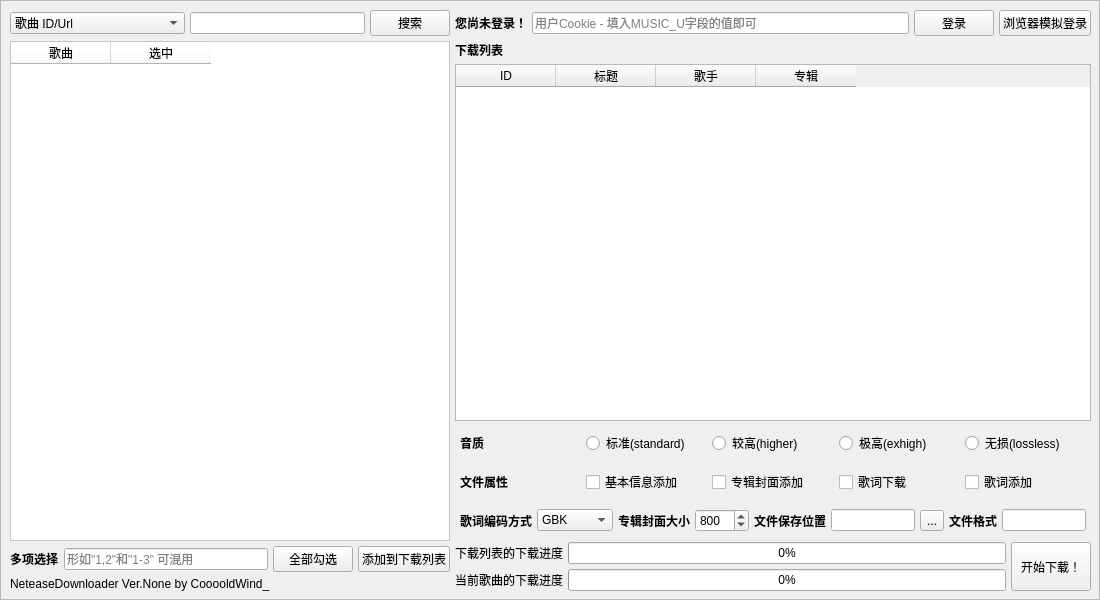
<?xml version="1.0" encoding="UTF-8"?>
<ui version="4.0">
 <class>MainWindow</class>
 <widget class="QMainWindow" name="MainWindow">
  <property name="geometry">
   <rect>
    <x>0</x>
    <y>0</y>
    <width>1100</width>
    <height>600</height>
   </rect>
  </property>
  <property name="sizePolicy">
   <sizepolicy hsizetype="Expanding" vsizetype="Expanding">
    <horstretch>0</horstretch>
    <verstretch>0</verstretch>
   </sizepolicy>
  </property>
  <property name="maximumSize">
   <size>
    <width>1100</width>
    <height>600</height>
   </size>
  </property>
  <property name="windowTitle">
   <string>NeteaseDownloader</string>
  </property>
  <widget class="QWidget" name="centralWidget">
   <property name="sizePolicy">
    <sizepolicy hsizetype="Expanding" vsizetype="Expanding">
     <horstretch>0</horstretch>
     <verstretch>0</verstretch>
    </sizepolicy>
   </property>
   <property name="minimumSize">
    <size>
     <width>1100</width>
     <height>600</height>
    </size>
   </property>
   <property name="maximumSize">
    <size>
     <width>16777215</width>
     <height>16777215</height>
    </size>
   </property>
   <widget class="QFrame" name="mainFrame">
    <property name="geometry">
     <rect>
      <x>0</x>
      <y>0</y>
      <width>1100</width>
      <height>600</height>
     </rect>
    </property>
    <property name="sizePolicy">
     <sizepolicy hsizetype="Expanding" vsizetype="Expanding">
      <horstretch>0</horstretch>
      <verstretch>0</verstretch>
     </sizepolicy>
    </property>
    <property name="minimumSize">
     <size>
      <width>1100</width>
      <height>600</height>
     </size>
    </property>
    <property name="maximumSize">
     <size>
      <width>16777215</width>
      <height>16777215</height>
     </size>
    </property>
    <property name="frameShape">
     <enum>QFrame::Shape::StyledPanel</enum>
    </property>
    <property name="frameShadow">
     <enum>QFrame::Shadow::Raised</enum>
    </property>
    <widget class="QWidget" name="horizontalLayoutWidget">
     <property name="geometry">
      <rect>
       <x>0</x>
       <y>0</y>
       <width>1101</width>
       <height>601</height>
      </rect>
     </property>
     <layout class="QHBoxLayout" name="mainHorizontalLayout" stretch="2,3">
      <property name="spacing">
       <number>5</number>
      </property>
      <property name="sizeConstraint">
       <enum>QLayout::SizeConstraint::SetNoConstraint</enum>
      </property>
      <property name="leftMargin">
       <number>10</number>
      </property>
      <property name="topMargin">
       <number>10</number>
      </property>
      <property name="rightMargin">
       <number>10</number>
      </property>
      <property name="bottomMargin">
       <number>10</number>
      </property>
      <item>
       <layout class="QVBoxLayout" name="leftVerticalLayout">
        <property name="spacing">
         <number>5</number>
        </property>
        <property name="sizeConstraint">
         <enum>QLayout::SizeConstraint::SetNoConstraint</enum>
        </property>
        <property name="leftMargin">
         <number>0</number>
        </property>
        <property name="topMargin">
         <number>0</number>
        </property>
        <property name="rightMargin">
         <number>0</number>
        </property>
        <property name="bottomMargin">
         <number>0</number>
        </property>
        <item>
         <layout class="QHBoxLayout" name="searchLayout">
          <property name="spacing">
           <number>5</number>
          </property>
          <property name="leftMargin">
           <number>0</number>
          </property>
          <property name="topMargin">
           <number>0</number>
          </property>
          <property name="rightMargin">
           <number>0</number>
          </property>
          <property name="bottomMargin">
           <number>0</number>
          </property>
          <item>
           <widget class="QComboBox" name="searchComboBox">
            <property name="sizePolicy">
             <sizepolicy hsizetype="Preferred" vsizetype="Fixed">
              <horstretch>0</horstretch>
              <verstretch>0</verstretch>
             </sizepolicy>
            </property>
            <item>
             <property name="text">
              <string>歌曲 ID/Url</string>
             </property>
            </item>
            <item>
             <property name="text">
              <string>歌单 ID/Url</string>
             </property>
            </item>
            <item>
             <property name="text">
              <string>搜索歌曲</string>
             </property>
            </item>
            <item>
             <property name="text">
              <string>搜索歌单</string>
             </property>
            </item>
           </widget>
          </item>
          <item>
           <widget class="QLineEdit" name="searchLineEdit">
            <property name="sizePolicy">
             <sizepolicy hsizetype="Preferred" vsizetype="Fixed">
              <horstretch>0</horstretch>
              <verstretch>0</verstretch>
             </sizepolicy>
            </property>
            <property name="maxLength">
             <number>500</number>
            </property>
           </widget>
          </item>
          <item>
           <widget class="QPushButton" name="searchButton">
            <property name="sizePolicy">
             <sizepolicy hsizetype="Fixed" vsizetype="Fixed">
              <horstretch>0</horstretch>
              <verstretch>0</verstretch>
             </sizepolicy>
            </property>
            <property name="text">
             <string>搜索</string>
            </property>
           </widget>
          </item>
         </layout>
        </item>
        <item>
         <widget class="QTableWidget" name="resultTableWidget">
          <property name="minimumSize">
           <size>
            <width>440</width>
            <height>0</height>
           </size>
          </property>
          <property name="styleSheet">
           <string notr="true">background-color: white;</string>
          </property>
          <property name="frameShape">
           <enum>QFrame::Shape::StyledPanel</enum>
          </property>
          <property name="frameShadow">
           <enum>QFrame::Shadow::Plain</enum>
          </property>
          <property name="lineWidth">
           <number>0</number>
          </property>
          <property name="editTriggers">
           <set>QAbstractItemView::EditTrigger::NoEditTriggers</set>
          </property>
          <property name="dragDropOverwriteMode">
           <bool>true</bool>
          </property>
          <property name="showGrid">
           <bool>false</bool>
          </property>
          <property name="cornerButtonEnabled">
           <bool>false</bool>
          </property>
          <column>
           <property name="text">
            <string>歌曲</string>
           </property>
          </column>
          <column>
           <property name="text">
            <string>选中</string>
           </property>
          </column>
         </widget>
        </item>
        <item>
         <layout class="QVBoxLayout" name="welcomeLayout">
          <property name="leftMargin">
           <number>0</number>
          </property>
          <property name="topMargin">
           <number>0</number>
          </property>
          <property name="rightMargin">
           <number>0</number>
          </property>
          <property name="bottomMargin">
           <number>0</number>
          </property>
         </layout>
        </item>
        <item>
         <layout class="QHBoxLayout" name="selectionLayout">
          <property name="spacing">
           <number>5</number>
          </property>
          <property name="leftMargin">
           <number>0</number>
          </property>
          <property name="topMargin">
           <number>0</number>
          </property>
          <property name="rightMargin">
           <number>0</number>
          </property>
          <property name="bottomMargin">
           <number>0</number>
          </property>
          <item>
           <widget class="QLabel" name="selectionLabel">
            <property name="font">
             <font>
              <bold>true</bold>
             </font>
            </property>
            <property name="text">
             <string>多项选择</string>
            </property>
           </widget>
          </item>
          <item>
           <widget class="QLineEdit" name="selectionLineEdit">
            <property name="minimumSize">
             <size>
              <width>0</width>
              <height>0</height>
             </size>
            </property>
            <property name="toolTip">
             <string/>
            </property>
            <property name="accessibleName">
             <string/>
            </property>
            <property name="placeholderText">
             <string>形如&quot;1,2&quot;和&quot;1-3&quot; 可混用</string>
            </property>
           </widget>
          </item>
          <item>
           <widget class="QPushButton" name="selectAllButton">
            <property name="text">
             <string>全部勾选</string>
            </property>
           </widget>
          </item>
          <item>
           <widget class="QPushButton" name="addToDownloadListButton">
            <property name="text">
             <string>添加到下载列表</string>
            </property>
           </widget>
          </item>
         </layout>
        </item>
        <item>
         <widget class="QLabel" name="infoLabel">
          <property name="font">
           <font>
            <italic>false</italic>
            <bold>false</bold>
            <underline>false</underline>
           </font>
          </property>
          <property name="text">
           <string>NeteaseDownloader Ver.None by CooooldWind_</string>
          </property>
         </widget>
        </item>
       </layout>
      </item>
      <item>
       <layout class="QVBoxLayout" name="rightVerticalLayout">
        <property name="spacing">
         <number>5</number>
        </property>
        <property name="sizeConstraint">
         <enum>QLayout::SizeConstraint::SetNoConstraint</enum>
        </property>
        <property name="leftMargin">
         <number>0</number>
        </property>
        <property name="topMargin">
         <number>0</number>
        </property>
        <property name="rightMargin">
         <number>0</number>
        </property>
        <property name="bottomMargin">
         <number>0</number>
        </property>
        <item>
         <layout class="QHBoxLayout" name="loginLayout">
          <property name="spacing">
           <number>5</number>
          </property>
          <property name="leftMargin">
           <number>0</number>
          </property>
          <property name="topMargin">
           <number>0</number>
          </property>
          <property name="rightMargin">
           <number>0</number>
          </property>
          <property name="bottomMargin">
           <number>0</number>
          </property>
          <item>
           <widget class="QLabel" name="loginLabel">
            <property name="font">
             <font>
              <bold>true</bold>
             </font>
            </property>
            <property name="text">
             <string>您尚未登录！</string>
            </property>
           </widget>
          </item>
          <item>
           <widget class="QLineEdit" name="loginLineEdit">
            <property name="maxLength">
             <number>800</number>
            </property>
            <property name="placeholderText">
             <string>用户Cookie - 填入MUSIC_U字段的值即可</string>
            </property>
            <property name="clearButtonEnabled">
             <bool>false</bool>
            </property>
           </widget>
          </item>
          <item>
           <widget class="QPushButton" name="loginButton">
            <property name="text">
             <string>登录</string>
            </property>
           </widget>
          </item>
          <item>
           <widget class="QPushButton" name="browserLoginButton">
            <property name="text">
             <string>浏览器模拟登录</string>
            </property>
           </widget>
          </item>
         </layout>
        </item>
        <item>
         <layout class="QVBoxLayout" name="downloadListTitleLayout">
          <property name="leftMargin">
           <number>0</number>
          </property>
          <property name="topMargin">
           <number>0</number>
          </property>
          <property name="rightMargin">
           <number>0</number>
          </property>
          <property name="bottomMargin">
           <number>0</number>
          </property>
          <item>
           <widget class="QLabel" name="downloadListLabel">
            <property name="font">
             <font>
              <bold>true</bold>
             </font>
            </property>
            <property name="text">
             <string>下载列表</string>
            </property>
           </widget>
          </item>
         </layout>
        </item>
        <item>
         <widget class="QTableWidget" name="downloadListTableWidget">
          <column>
           <property name="text">
            <string>ID</string>
           </property>
          </column>
          <column>
           <property name="text">
            <string>标题</string>
           </property>
          </column>
          <column>
           <property name="text">
            <string>歌手</string>
           </property>
          </column>
          <column>
           <property name="text">
            <string>专辑</string>
           </property>
          </column>
         </widget>
        </item>
        <item>
         <layout class="QVBoxLayout" name="downloadSettingsLayout">
          <property name="leftMargin">
           <number>0</number>
          </property>
          <property name="topMargin">
           <number>0</number>
          </property>
          <property name="rightMargin">
           <number>0</number>
          </property>
          <property name="bottomMargin">
           <number>0</number>
          </property>
          <item>
           <layout class="QHBoxLayout" name="qualityLayout">
            <property name="spacing">
             <number>5</number>
            </property>
            <property name="leftMargin">
             <number>5</number>
            </property>
            <property name="topMargin">
             <number>5</number>
            </property>
            <property name="rightMargin">
             <number>5</number>
            </property>
            <property name="bottomMargin">
             <number>5</number>
            </property>
            <item>
             <widget class="QLabel" name="qualityLabel">
              <property name="font">
               <font>
                <bold>true</bold>
               </font>
              </property>
              <property name="text">
               <string>音质</string>
              </property>
             </widget>
            </item>
            <item>
             <widget class="QRadioButton" name="standardRadioButton">
              <property name="text">
               <string>标准(standard)</string>
              </property>
             </widget>
            </item>
            <item>
             <widget class="QRadioButton" name="higherRadioButton">
              <property name="text">
               <string>较高(higher)</string>
              </property>
             </widget>
            </item>
            <item>
             <widget class="QRadioButton" name="exhighRadioButton">
              <property name="text">
               <string>极高(exhigh)</string>
              </property>
             </widget>
            </item>
            <item>
             <widget class="QRadioButton" name="losslessRadioButton">
              <property name="text">
               <string>无损(lossless)</string>
              </property>
             </widget>
            </item>
           </layout>
          </item>
          <item>
           <layout class="QHBoxLayout" name="filePropertiesLayout">
            <property name="spacing">
             <number>5</number>
            </property>
            <property name="leftMargin">
             <number>5</number>
            </property>
            <property name="topMargin">
             <number>5</number>
            </property>
            <property name="rightMargin">
             <number>5</number>
            </property>
            <property name="bottomMargin">
             <number>5</number>
            </property>
            <item>
             <widget class="QLabel" name="filePropertiesLabel">
              <property name="font">
               <font>
                <bold>true</bold>
               </font>
              </property>
              <property name="text">
               <string>文件属性</string>
              </property>
             </widget>
            </item>
            <item>
             <widget class="QCheckBox" name="basicInfoCheckBox">
              <property name="text">
               <string>基本信息添加</string>
              </property>
             </widget>
            </item>
            <item>
             <widget class="QCheckBox" name="albumCoverCheckBox">
              <property name="text">
               <string>专辑封面添加</string>
              </property>
             </widget>
            </item>
            <item>
             <widget class="QCheckBox" name="lyricsDownloadCheckBox">
              <property name="text">
               <string>歌词下载</string>
              </property>
             </widget>
            </item>
            <item>
             <widget class="QCheckBox" name="lyricsAddCheckBox">
              <property name="text">
               <string>歌词添加</string>
              </property>
             </widget>
            </item>
           </layout>
          </item>
          <item>
           <layout class="QHBoxLayout" name="lyricsEncodingLayout">
            <property name="spacing">
             <number>5</number>
            </property>
            <property name="leftMargin">
             <number>5</number>
            </property>
            <property name="topMargin">
             <number>5</number>
            </property>
            <property name="rightMargin">
             <number>5</number>
            </property>
            <property name="bottomMargin">
             <number>5</number>
            </property>
            <item>
             <widget class="QLabel" name="lyricsEncodingLabel">
              <property name="font">
               <font>
                <bold>true</bold>
               </font>
              </property>
              <property name="text">
               <string>歌词编码方式</string>
              </property>
             </widget>
            </item>
            <item>
             <widget class="QComboBox" name="lyricsEncodingComboBox">
              <item>
               <property name="text">
                <string>GBK</string>
               </property>
              </item>
              <item>
               <property name="text">
                <string>UTF-8</string>
               </property>
              </item>
              <item>
               <property name="text">
                <string>Unicode</string>
               </property>
              </item>
             </widget>
            </item>
            <item>
             <widget class="QLabel" name="albumCoverSizeLabel">
              <property name="font">
               <font>
                <bold>true</bold>
               </font>
              </property>
              <property name="text">
               <string>专辑封面大小</string>
              </property>
             </widget>
            </item>
            <item>
             <widget class="QSpinBox" name="albumCoverSizeSpinBox">
              <property name="minimum">
               <number>100</number>
              </property>
              <property name="maximum">
               <number>2000</number>
              </property>
              <property name="singleStep">
               <number>100</number>
              </property>
              <property name="value">
               <number>800</number>
              </property>
             </widget>
            </item>
            <item>
             <widget class="QLabel" name="fileSaveLocationLabel">
              <property name="font">
               <font>
                <bold>true</bold>
               </font>
              </property>
              <property name="text">
               <string>文件保存位置</string>
              </property>
             </widget>
            </item>
            <item>
             <widget class="QLineEdit" name="fileSaveLocationLineEdit">
              <property name="maxLength">
               <number>200</number>
              </property>
             </widget>
            </item>
            <item>
             <widget class="QToolButton" name="fileSaveLocationToolButton">
              <property name="text">
               <string>...</string>
              </property>
             </widget>
            </item>
            <item>
             <widget class="QLabel" name="filenameFormatLabel">
              <property name="font">
               <font>
                <bold>true</bold>
               </font>
              </property>
              <property name="text">
               <string>文件格式</string>
              </property>
             </widget>
            </item>
            <item>
             <widget class="QLineEdit" name="filenameFormatLineEdit"/>
            </item>
           </layout>
          </item>
         </layout>
        </item>
        <item>
         <layout class="QHBoxLayout" name="downloadingLayout">
          <property name="leftMargin">
           <number>0</number>
          </property>
          <property name="topMargin">
           <number>0</number>
          </property>
          <property name="rightMargin">
           <number>0</number>
          </property>
          <item>
           <layout class="QVBoxLayout" name="downloadListProgressLayout">
            <property name="leftMargin">
             <number>0</number>
            </property>
            <property name="topMargin">
             <number>0</number>
            </property>
            <property name="rightMargin">
             <number>0</number>
            </property>
            <property name="bottomMargin">
             <number>0</number>
            </property>
            <item>
             <layout class="QHBoxLayout" name="downloadListProgressInnerLayout">
              <item>
               <widget class="QLabel" name="downloadListProgressLabel">
                <property name="sizePolicy">
                 <sizepolicy hsizetype="Fixed" vsizetype="Preferred">
                  <horstretch>0</horstretch>
                  <verstretch>0</verstretch>
                 </sizepolicy>
                </property>
                <property name="text">
                 <string>下载列表的下载进度</string>
                </property>
               </widget>
              </item>
              <item>
               <widget class="QProgressBar" name="downloadListProgressBar">
                <property name="sizePolicy">
                 <sizepolicy hsizetype="Preferred" vsizetype="Preferred">
                  <horstretch>0</horstretch>
                  <verstretch>0</verstretch>
                 </sizepolicy>
                </property>
                <property name="value">
                 <number>0</number>
                </property>
               </widget>
              </item>
             </layout>
            </item>
            <item>
             <layout class="QHBoxLayout" name="currentSongProgressLayout">
              <property name="leftMargin">
               <number>0</number>
              </property>
              <property name="topMargin">
               <number>0</number>
              </property>
              <property name="rightMargin">
               <number>0</number>
              </property>
              <property name="bottomMargin">
               <number>0</number>
              </property>
              <item>
               <widget class="QLabel" name="currentSongProgressLabel">
                <property name="sizePolicy">
                 <sizepolicy hsizetype="Fixed" vsizetype="Preferred">
                  <horstretch>0</horstretch>
                  <verstretch>0</verstretch>
                 </sizepolicy>
                </property>
                <property name="text">
                 <string>当前歌曲的下载进度</string>
                </property>
               </widget>
              </item>
              <item>
               <widget class="QProgressBar" name="currentSongProgressBar">
                <property name="sizePolicy">
                 <sizepolicy hsizetype="Preferred" vsizetype="Preferred">
                  <horstretch>0</horstretch>
                  <verstretch>0</verstretch>
                 </sizepolicy>
                </property>
                <property name="value">
                 <number>0</number>
                </property>
               </widget>
              </item>
             </layout>
            </item>
           </layout>
          </item>
          <item>
           <widget class="QPushButton" name="startDownloadButton">
            <property name="sizePolicy">
             <sizepolicy hsizetype="Fixed" vsizetype="Preferred">
              <horstretch>0</horstretch>
              <verstretch>0</verstretch>
             </sizepolicy>
            </property>
            <property name="text">
             <string>开始下载！</string>
            </property>
           </widget>
          </item>
         </layout>
        </item>
       </layout>
      </item>
     </layout>
    </widget>
   </widget>
  </widget>
 </widget>
 <resources/>
 <connections/>
</ui>
